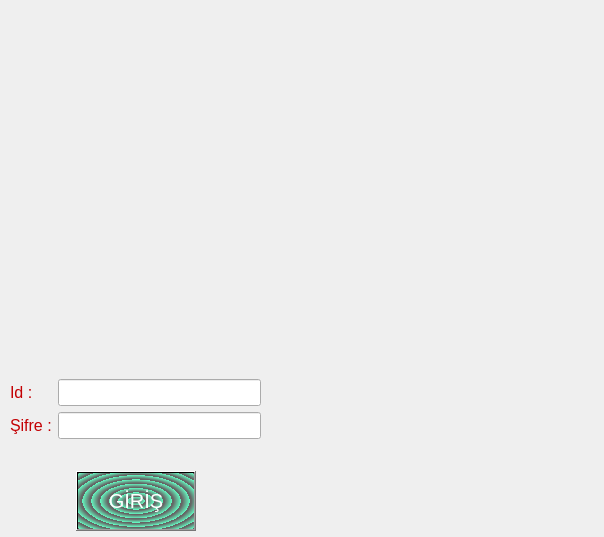
<?xml version="1.0" encoding="UTF-8"?>
<ui version="4.0">
 <class>MainWindow</class>
 <widget class="QMainWindow" name="MainWindow">
  <property name="geometry">
   <rect>
    <x>0</x>
    <y>0</y>
    <width>604</width>
    <height>537</height>
   </rect>
  </property>
  <property name="font">
   <font>
    <pointsize>12</pointsize>
   </font>
  </property>
  <property name="windowTitle">
   <string>MainWindow</string>
  </property>
  <property name="windowIcon">
   <iconset resource="PyQt5 Kullanıcı Paneli/girl.qrc">
    <normaloff>:/girlimage/beautiful_girl_flower_aesthetic-wallpaper-1366x768.jpg</normaloff>:/girlimage/beautiful_girl_flower_aesthetic-wallpaper-1366x768.jpg</iconset>
  </property>
  <property name="styleSheet">
   <string notr="true">#centralwidget{
border-image: url(:/girlimage/beautiful_girl_flower_aesthetic-wallpaper-1366x768.jpg);}</string>
  </property>
  <widget class="QWidget" name="centralwidget">
   <property name="styleSheet">
    <string notr="true">#cenralwidget{
border-image: url(:/girlimage/beautiful_girl_flower_aesthetic-wallpaper-1366x768.jpg);}</string>
   </property>
   <widget class="QWidget" name="verticalLayoutWidget">
    <property name="geometry">
     <rect>
      <x>10</x>
      <y>270</y>
      <width>251</width>
      <height>261</height>
     </rect>
    </property>
    <layout class="QVBoxLayout" name="verticalLayout">
     <item>
      <spacer name="verticalSpacer_3">
       <property name="orientation">
        <enum>Qt::Vertical</enum>
       </property>
       <property name="sizeHint" stdset="0">
        <size>
         <width>20</width>
         <height>40</height>
        </size>
       </property>
      </spacer>
     </item>
     <item>
      <layout class="QFormLayout" name="formLayout">
       <item row="1" column="0">
        <widget class="QLabel" name="label">
         <property name="font">
          <font>
           <pointsize>12</pointsize>
          </font>
         </property>
         <property name="styleSheet">
          <string notr="true">color: rgb(195, 0, 3);</string>
         </property>
         <property name="text">
          <string>Id :</string>
         </property>
        </widget>
       </item>
       <item row="1" column="1">
        <widget class="QLineEdit" name="lineEdit_2"/>
       </item>
       <item row="2" column="0">
        <widget class="QLabel" name="label_2">
         <property name="font">
          <font>
           <pointsize>12</pointsize>
          </font>
         </property>
         <property name="styleSheet">
          <string notr="true">color: rgb(195, 0, 3);</string>
         </property>
         <property name="text">
          <string>Şifre :</string>
         </property>
        </widget>
       </item>
       <item row="2" column="1">
        <widget class="QLineEdit" name="lineEdit"/>
       </item>
       <item row="0" column="1">
        <spacer name="verticalSpacer">
         <property name="orientation">
          <enum>Qt::Vertical</enum>
         </property>
         <property name="sizeHint" stdset="0">
          <size>
           <width>20</width>
           <height>20</height>
          </size>
         </property>
        </spacer>
       </item>
       <item row="4" column="1">
        <spacer name="verticalSpacer_2">
         <property name="orientation">
          <enum>Qt::Vertical</enum>
         </property>
         <property name="sizeHint" stdset="0">
          <size>
           <width>20</width>
           <height>20</height>
          </size>
         </property>
        </spacer>
       </item>
      </layout>
     </item>
     <item>
      <layout class="QHBoxLayout" name="horizontalLayout_2">
       <item>
        <spacer name="horizontalSpacer">
         <property name="orientation">
          <enum>Qt::Horizontal</enum>
         </property>
         <property name="sizeHint" stdset="0">
          <size>
           <width>20</width>
           <height>20</height>
          </size>
         </property>
        </spacer>
       </item>
       <item>
        <widget class="QPushButton" name="pushButton">
         <property name="minimumSize">
          <size>
           <width>120</width>
           <height>60</height>
          </size>
         </property>
         <property name="baseSize">
          <size>
           <width>0</width>
           <height>0</height>
          </size>
         </property>
         <property name="font">
          <font>
           <family>MS Shell Dlg 2</family>
           <pointsize>15</pointsize>
           <weight>50</weight>
           <italic>false</italic>
           <bold>false</bold>
          </font>
         </property>
         <property name="styleSheet">
          <string notr="true">background-color: rgb(78, 110, 255);
color: rgb(255, 255, 255);
font: 75 15pt &quot;MS Sans Serif&quot;;
font: 15pt &quot;MS Shell Dlg 2&quot;;
background-color: qradialgradient(spread:repeat, cx:0.5, cy:0.5, radius:0.077, fx:0.5, fy:0.5, stop:0.176136 rgba(0, 0, 0, 147), stop:1 rgba(0, 255, 158, 147));</string>
         </property>
         <property name="text">
          <string>GİRİŞ</string>
         </property>
         <property name="autoRepeatDelay">
          <number>400</number>
         </property>
         <property name="autoRepeatInterval">
          <number>100</number>
         </property>
        </widget>
       </item>
       <item>
        <spacer name="horizontalSpacer_2">
         <property name="orientation">
          <enum>Qt::Horizontal</enum>
         </property>
         <property name="sizeHint" stdset="0">
          <size>
           <width>20</width>
           <height>20</height>
          </size>
         </property>
        </spacer>
       </item>
      </layout>
     </item>
    </layout>
   </widget>
  </widget>
 </widget>
 <resources>
  <include location="PyQt5 Kullanıcı Paneli/girl.qrc"/>
 </resources>
 <connections/>
</ui>
